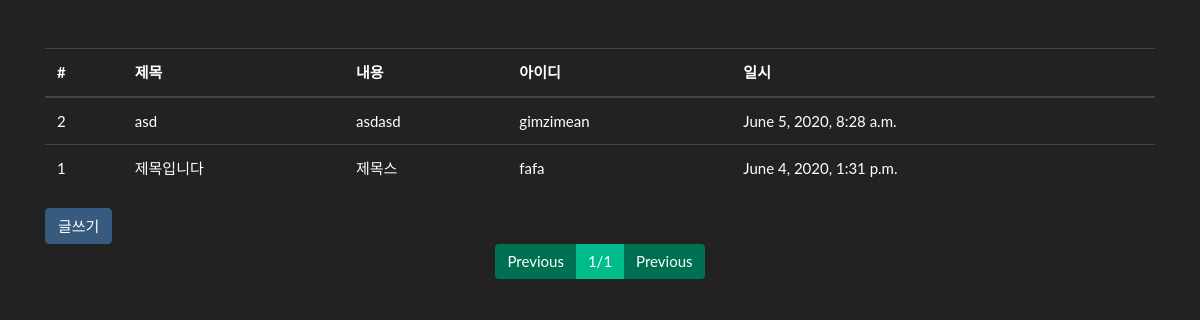
/board/list/, run on an earlier commit of the app's database.
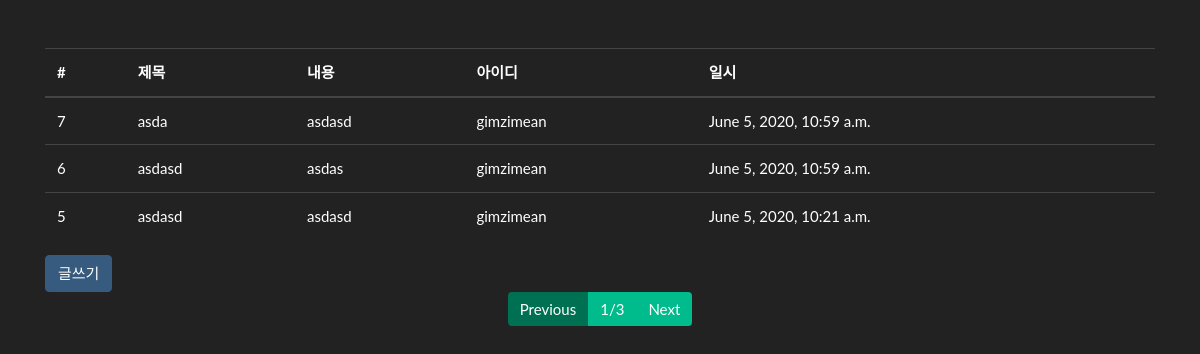
And on a later commit of the database.
### board/models.py (models this page shows, shortened)
class Board(models.Model):
    title = models.CharField(max_length=128,
                             verbose_name='제목')
    contents = models.TextField(verbose_name="내용")
    writer = models.ForeignKey('fcuser.Fcuser', on_delete=models.CASCADE,
                               verbose_name='작성자')
    tags = models.ManyToManyField('tag.Tag', verbose_name='태그')
    registered_dttm = models.DateTimeField(
        auto_now_add=True, verbose_name='등록시간')
    class Meta:
        db_table = 'fastcampus_board'
        verbose_name = '패스트캠퍼스 게시글'
        verbose_name_plural = '패스트캠퍼스 게시글'

### fcuser/models.py (models this page shows)
class Fcuser(models.Model):
    username = models.CharField(max_length=32,
                                verbose_name='사용자명')
    useremail = models.EmailField(max_length=128,
                                  verbose_name="사용자 이메일")
    password = models.CharField(max_length=64,
                                verbose_name='비밀번호')
    registered_dttm = models.DateTimeField(
        auto_now_add=True, verbose_name='등록시간')
    def __str__(self):
        return self.username
    class Meta:
        db_table = 'fastcampus_fcuser'
        verbose_name = '패스트캠퍼스 사용자'
        verbose_name_plural = '패스트캠퍼스 사용자'

### board/views.py (the view)
# urls.py: path('list/', views.board_list),  # 경로, 함수
def board_list(request):
    all_boards = Board.objects.all().order_by("-id")
    page = int(request.GET.get('page', 1))  # 지금 페이지는 뭐?
    paginator = Paginator(all_boards, 3)  # 몇개씩?
    boards = paginator.get_page(page)  # 뿌리기
    return render(request, 'board_list.html', {'boards': boards})

### board/templates/board_list.html
{% extends "base.html" %} {% block contents %}
<div class="row mt-5">
  <div class="col-12">
    <table class="table table-hover">
      <thead>
        <tr>
          <th>#</th>
          <th>제목</th>
          <th>내용</th>
          <th>아이디</th>
          <th>일시</th>
        </tr>
      </thead>
      <tbody>
        {% for board in boards %}
        <tr onclick="location.href = '/board/detail/{{board.id}}'">
          <td>{{board.id}}</td>
          <td>{{board.title}}</td>
          <td>{{board.contents}}</td>
          <td>{{board.writer}}</td>
          <td>{{board.registered_dttm}}</td>
        </tr>
        {% endfor%}
      </tbody>
    </table>
  </div>
</div>
<div class="row">
  <div class="col-12">
    <button class="btn btn-primary" onclick="location.href='/board/write/'">
      글쓰기
    </button>
  </div>
</div>
<ul class="pagination justify-content-center">
  {% if boards.has_previous %}
  <li class="page-item"><a class="page-link" href="?page={{boards.previous_page_number}}">Previous</a></li>
  {% else %}
  <li class="page-item disabled"><a class="page-link" href="#">Previous</a></li>
  {% endif %}
  <li class="page-item"><a class="page-link" href="#">{{boards.number}}/{{boards.paginator.num_pages}}</a></li>
  {% if boards.has_next %}
  <li class="page-item"><a class="page-link" href="?page={{boards.next_page_number}}">Next</a></li>
  {% else %}
  <li class="page-item disabled"><a class="page-link" href="#">Previous</a></li>
  {% endif %}
</ul>
{% endblock %}

What changed in the data, as far as the page shows it:
no longer on this page (row unchanged): Board: id "2", title "asd", contents "asdasd", writer "gimzimean", registered_dttm "June 5, 2020, 8:28 a.m."
no longer on this page (row unchanged): Board: id "1", title "제목입니다", contents "제목스", writer "fafa", registered_dttm "June 4, 2020, 1:31 p.m."
added Board: id "7", title "asda", contents "asdasd", writer "gimzimean", registered_dttm "June 5, 2020, 10:59 a.m."
added Board: id "6", title "asdasd", contents "asdas", writer "gimzimean", registered_dttm "June 5, 2020, 10:59 a.m."
added Board: id "5", title "asdasd", contents "asdasd", writer "gimzimean", registered_dttm "June 5, 2020, 10:21 a.m."
Also different on the page:
{{ boards.paginator.num_pages }}: "1" → "3"
text no longer shown: "Previous"
text now shown: "Next"
